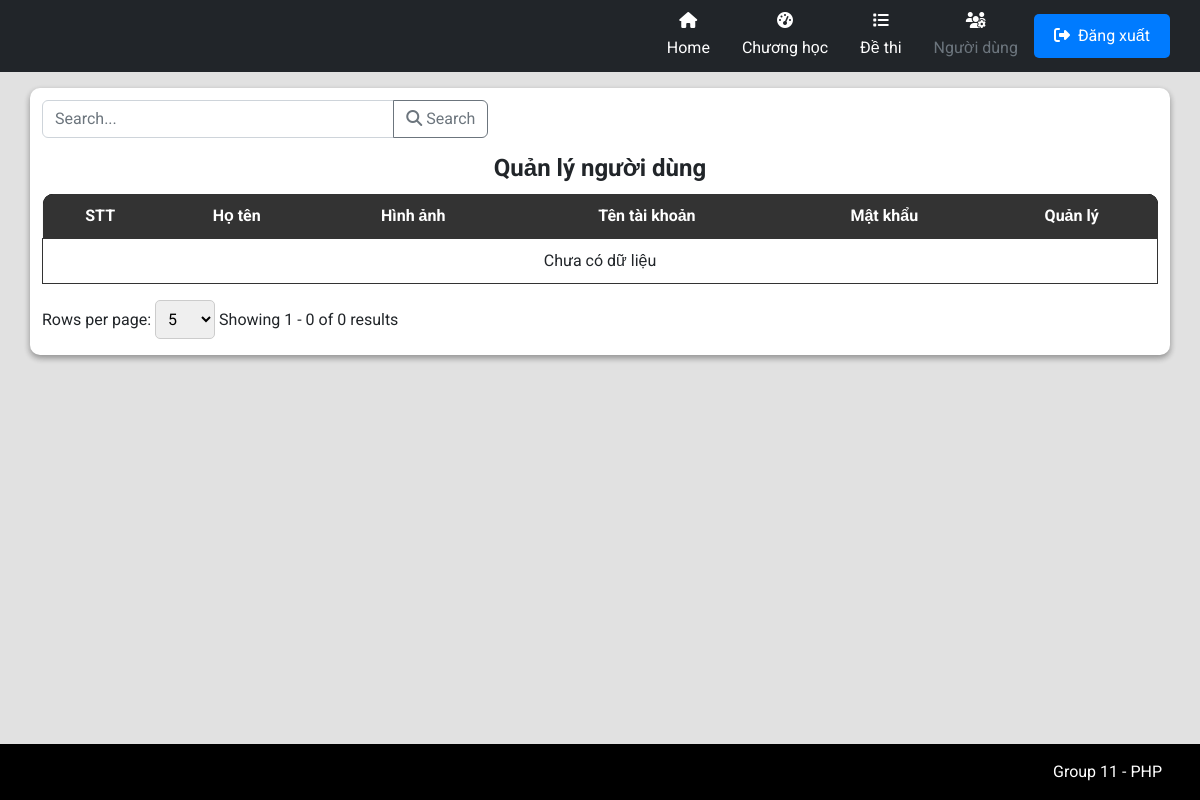
The app's page /admin/AdminIndex.php?workingPage=user, older data.
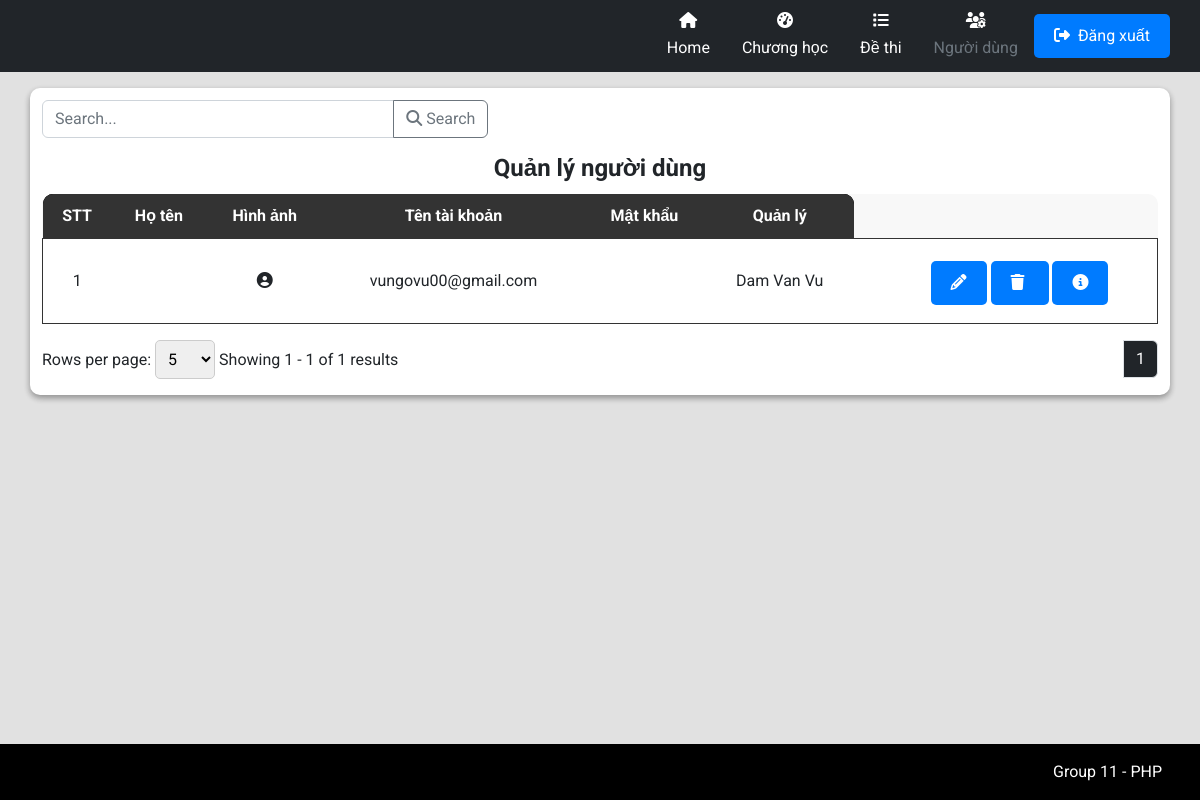
The same page, newer data.
### tables this page shows
CREATE TABLE `tbl_user` (
  `id` int(100) NOT NULL,
  `picture` varchar(1000) DEFAULT NULL,
  `username` varchar(100) DEFAULT NULL,
  `email` varchar(100) DEFAULT NULL,
  `facebook` varchar(100) DEFAULT NULL,
  `questionerr` varchar(10000) DEFAULT NULL
);

### admin/pages/User/UserIndex.php (the view, shortened to what the changed rows need)
<link rel="stylesheet" href="./styles/ProductStyles.css">
<?php
$countAllSql = "SELECT * FROM tbl_user";
$total_records = mysqli_num_rows(mysqli_query($connect, $countAllSql));
$pageIndex = isset($_GET['page']) ? $_GET['page'] : 1;
$pageSize = isset($_GET['limit']) ? $_GET['limit'] : 5;
$total_page = ceil($total_records / $pageSize);
$start = ($pageIndex - 1) * $pageSize;
$search = '';
$getTableDataSql = "";
if (isset($_GET['search'])) {
    $getTableDataSql = "SELECT * FROM tbl_user
    WHERE
        tbl_user.fullname LIKE N'%" . $search . "%'
    LIMIT $start, $pageSize";
} else {
    $getTableDataSql = "SELECT * FROM tbl_user
    LIMIT $start, $pageSize";
}
$tableData = mysqli_query($connect, $getTableDataSql);
?>
<div class="text-left flex justify-between">
    <div class="input-group mb-3 align-center mt-3 w-40">
        <input type="text" class="form-control" placeholder="Search..." aria-label="Recipient's username" name="search" id="search-input" aria-describedby="button-addon2">
        <button class="btn btn-outline-secondary" id="search-button" onclick="performSearch()" name="ok">
            <i class="fa-solid fa-magnifying-glass"></i>
            Search
        </button>
    </div>
</div>
<div class="container p-0">
    <table class="w-100">
        <legend class="text-center"><b>Quản lý người dùng</b></legend>
        <thead class="table-head w-100">
            <tr class="table-heading">
                <th class="noWrap">STT</th>
                <th class="noWrap">Họ tên</th>
                <th class="noWrap">Hình ảnh</th>
                <th class="noWrap">Tên tài khoản</th>
                <th class="noWrap">Mật khẩu</th>
                <th class="noWrap">Quản lý </th>
            </tr>
        </thead>
        <tbody class="table-body">
            <?php
            $displayOrder = 0;
            $hasData = false;
            while ($row = mysqli_fetch_array($tableData)) {
                $hasData = true;
                $displayOrder++;
            ?>
                <tr>
                    <td>
                        <?php echo $displayOrder + ($pageIndex - 1) * $pageSize; ?>
                    </td>
                    <td>
                    </td>
                    <td>
                        <?php
                        if (trim($_SESSION['userImage']) == "") {
                            echo '<i class="fa-solid fa-circle-user"></i>';
                        }
                        ?>
                    </td>
                    <td>
                        <?php echo $row['email'] ?>
                    </td>
                    <td>
                    </td>
                    <td>
                        <?php echo $row['username'] ?>
                    </td>
                    <td>
                    </td>
                    <td>
                        <button type="button" class="btn btn-primary mb-2 mt-3 con-tooltip top" data-bs-toggle="modal" data-bs-target="#editPopup_<?php echo $row['id']; ?>">
                            <i class="fa-solid fa-pencil"></i>
                        </button>
                        <button type="button" class="btn btn-primary mb-2 mt-3 con-tooltip top" data-bs-toggle="modal" data-bs-target="#confirmPopup_<?php echo $row['id']; ?>">
                            <i class="fa-solid fa-trash mr-1"></i>
                        </button>
                        <button type="button" class="btn btn-primary mb-2 mt-3 con-tooltip top" data-bs-toggle="modal" data-bs-target="#orderDetail_<?php echo $row['id']; ?>">
                            <i class="fa-solid fa-circle-info"></i>
                        </button>
                    </td>
                </tr>
            <?php
            }
            if (!$hasData) {
            ?>
                <tr>
                    <td colspan="8">
                        Chưa có dữ liệu
                    </td>
                </tr>
            <?php
            }
            ?>
        </tbody>
    </table>
    <form action="" method="GET">
        <nav class="row py-2" aria-label="Page navigation example">
            <div class="paganation-infor col py-2">
                <form action="" method="GET">
                    <label for="limitSelect">Rows per page:</label>
                    <select name="limit" id="limitSelect" onchange="updatePageAndLimit()">
                        <option value="5" <?php if ($pageSize == 5) echo 'selected'; ?>>5</option>
                    </select>
                </form>
                <label class="mr-4">Showing
                    <?php
                    $startItem = ($pageIndex - 1) * $pageSize + 1;
                    $endItem = min($pageIndex * $pageSize, $total_records);
                    echo "{$startItem} - {$endItem} of {$total_records} results";
                    ?>
                </label>
            </div>
            <ul class="m-0 pagination justify-content-end py-2 col">
                <?php
                for ($i = 1; $i <= $total_page; $i++) {
                    if ($i == $pageIndex) {
                        echo '<li class="page-item light">
                        <span name="page" class="page-link text-reset text-white bg-dark" href="?workingPage=user&limit=' . ($pageSize) . '&page=' . ($i) . '"> ' . ($i) . ' </span>
                        </li>';
                    }
                }
                ?>
            </ul>
    </form>
</div>

Row changes from the older to the newer data that the page shows:
added tbl_user: pageSize "1", email "vungovu00@gmail.com", username "Dam Van Vu"
Text that changed along with them:
$endItem: "0" → "1"
$total_records: "0" → "1"
new list line: "1"
text no longer shown: "Chưa có dữ liệu"
